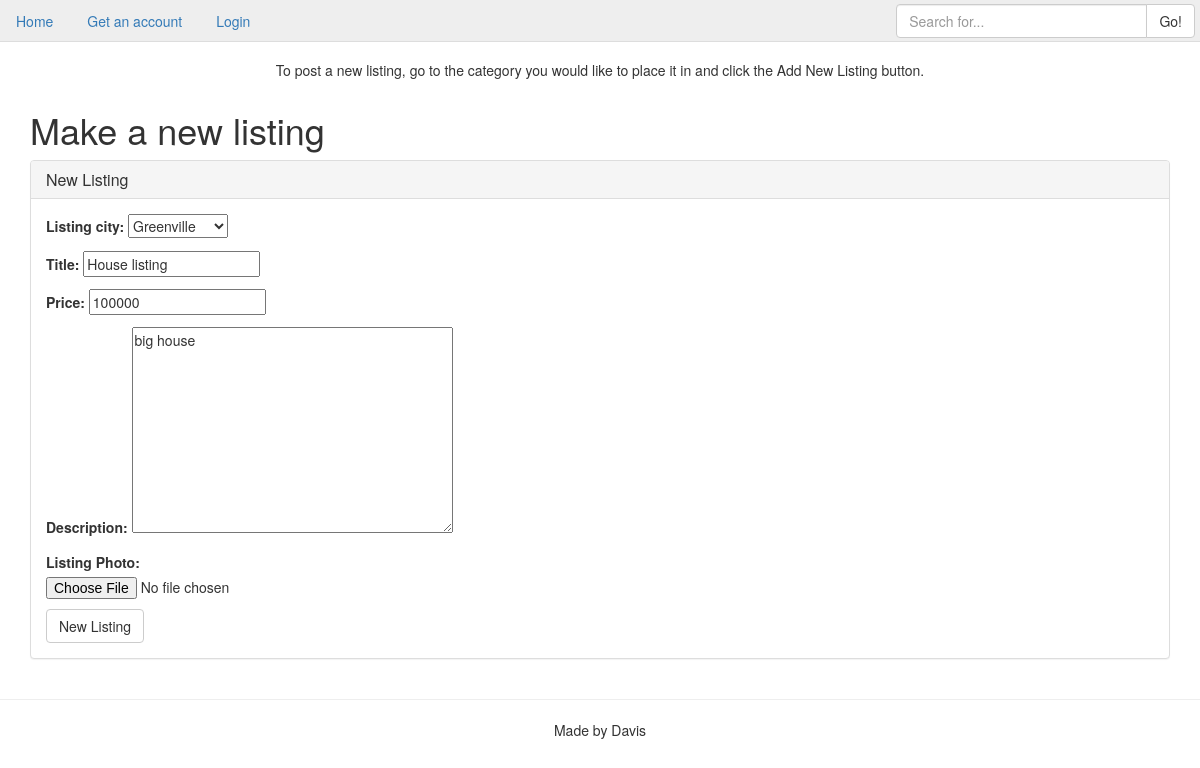
Page /listingupdate/6 on the committed database.
### cl_app/models.py (models this page shows, shortened)
class Listing(models.Model):
    user = models.ForeignKey('auth.User')
    listing_city = models.ForeignKey(City)
    category = models.ForeignKey(ListingType)
    title = models.CharField(max_length=40)
    price = models.IntegerField()
    description = models.TextField()
    photo = models.ImageField(upload_to="listing_photos", null=True, blank=True, verbose_name="Listing Photo")
    created = models.DateTimeField(auto_now_add=True)
    class Meta:
        ordering = ['-created']

### cl_app/views.py (the view, shortened to what this page needs)
# urls.py: url(r'^listingupdate/(?P<pk>\d+)$', ListingUpdateView.as_view(), name='listing_update_view'),
class ListingUpdateView(UpdateView):
    model = Listing
    fields = ['listing_city', 'title', 'price', 'description', 'photo']

### cl_app/models.py (called while the page is built)
    def __str__(self):
        return self.city

### templates/cl_app/listing_form.html (shortened to what this page needs)
{% extends "base.html" %}
{% block body %}
    <h1>Make a new listing</h1>
    <div class="panel panel-default">
        <div class="panel-heading">
            <h3 class="panel-title">New Listing</h3>
        </div>
            <div class="panel-body">
                <form class="" action="" method="post" enctype="multipart/form-data">
                    {{ form.as_p }}
                    <input class="btn btn-default" type="submit" name="newlisting" value="New Listing">
                </form>
            </div>
        </div>
{% endblock %}

### cl_app/static/cl_app/css/main.css (style rules this page uses)
body { margin-top: 60px; }

### rows in the picture
Listing: listing_city "Greenville", title "House listing", price "100000", description "big house"
